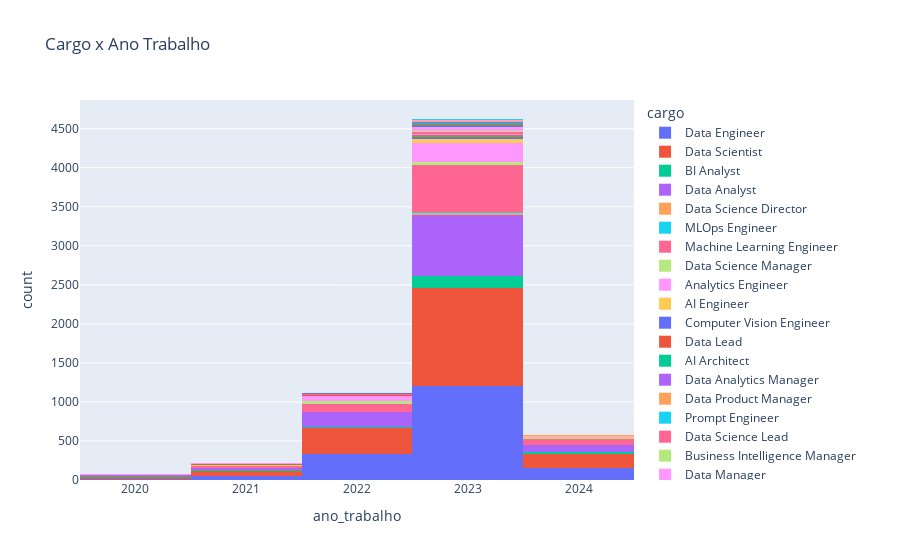

Write notebook code for a chart like this one.
### Code cell
fig = px.histogram(df_ds_salaries, x='ano_trabalho', color='cargo', title="Cargo x Ano Trabalho")

fig.show()

### Figure 1 — Plotly figure (JSON) as saved in the notebook; plotly's stock layout.template omitted (floating-point values rounded to 4 significant figures; data arrays with more than 128 entries replaced by an {"elided": "..."} marker saying what was removed)
{"data": [{"alignmentgroup": "True", "bingroup": "x", "hovertemplate": "cargo=Data Engineer<br>ano_trabalho=%{x}<br>count=%{y}<extra></extra>", "legendgroup": "Data Engineer", "marker": {"color": "#636efa", "pattern": {"shape": ""}}, "name": "Data Engineer", "offsetgroup": "Data Engineer", "orientation": "v", "showlegend": true, "type": "histogram", "x": {"elided": "1763 int values"}, "xaxis": "x", "yaxis": "y"}, {"alignmentgroup": "True", "bingroup": "x", "hovertemplate": "cargo=Data Scientist<br>ano_trabalho=%{x}<br>count=%{y}<extra></extra>", "legendgroup": "Data Scientist", "marker": {"color": "#EF553B", "pattern": {"shape": ""}}, "name": "Data Scientist", "offsetgroup": "Data Scientist", "orientation": "v", "showlegend": true, "type": "histogram", "x": {"elided": "1863 int values"}, "xaxis": "x", "yaxis": "y"}, {"alignmentgroup": "True", "bingroup": "x", "hovertemplate": "cargo=BI Analyst<br>ano_trabalho=%{x}<br>count=%{y}<extra></extra>", "legendgroup": "BI Analyst", "marker": {"color": "#00cc96", "pattern": {"shape": ""}}, "name": "BI Analyst", "offsetgroup": "BI Analyst", "orientation": "v", "showlegend": true, "type": "histogram", "x": {"elided": "200 int values"}, "xaxis": "x", "yaxis": "y"}, {"alignmentgroup": "True", "bingroup": "x", "hovertemplate": "cargo=Data Analyst<br>ano_trabalho=%{x}<br>count=%{y}<extra></extra>", "legendgroup": "Data Analyst", "marker": {"color": "#ab63fa", "pattern": {"shape": ""}}, "name": "Data Analyst", "offsetgroup": "Data Analyst", "orientation": "v", "showlegend": true, "type": "histogram", "x": {"elided": "1091 int values"}, "xaxis": "x", "yaxis": "y"}, {"alignmentgroup": "True", "bingroup": "x", "hovertemplate": "cargo=Data Science Director<br>ano_trabalho=%{x}<br>count=%{y}<extra></extra>", "legendgroup": "Data Science Director", "marker": {"color": "#FFA15A", "pattern": {"shape": ""}}, "name": "Data Science Director", "offsetgroup": "Data Science Director", "orientation": "v", "showlegend": true, "type": "histogram", "x": [2024, 2024, 2024, 2023, 2023, 2023, 2023, 2023, 2023, 2023, 2023, 2023, 2023, 2023, 2023, 2023, 2023, 2023, 2023, 2023, 2023, 2023, 2023, 2023, 2023, 2023, 2022, 2022, 2021, 2021, 2021, 2021, 2021, 2020, 2020], "xaxis": "x", "yaxis": "y"}, {"alignmentgroup": "True", "bingroup": "x", "hovertemplate": "cargo=MLOps Engineer<br>ano_trabalho=%{x}<br>count=%{y}<extra></extra>", "legendgroup": "MLOps Engineer", "marker": {"color": "#19d3f3", "pattern": {"shape": ""}}, "name": "MLOps Engineer", "offsetgroup": "MLOps Engineer", "orientation": "v", "showlegend": true, "type": "histogram", "x": [2024, 2024, 2023, 2023, 2023, 2023, 2023, 2023, 2023, 2023, 2023, 2023, 2023, 2022, 2022], "xaxis": "x", "yaxis": "y"}, {"alignmentgroup": "True", "bingroup": "x", "hovertemplate": "cargo=Machine Learning Engineer<br>ano_trabalho=%{x}<br>count=%{y}<extra></extra>", "legendgroup": "Machine Learning Engineer", "marker": {"color": "#FF6692", "pattern": {"shape": ""}}, "name": "Machine Learning Engineer", "offsetgroup": "Machine Learning Engineer", "orientation": "v", "showlegend": true, "type": "histogram", "x": {"elided": "820 int values"}, "xaxis": "x", "yaxis": "y"}, {"alignmentgroup": "True", "bingroup": "x", "hovertemplate": "cargo=Data Science Manager<br>ano_trabalho=%{x}<br>count=%{y}<extra></extra>", "legendgroup": "Data Science Manager", "marker": {"color": "#B6E880", "pattern": {"shape": ""}}, "name": "Data Science Manager", "offsetgroup": "Data Science Manager", "orientation": "v", "showlegend": true, "type": "histogram", "x": [2024, 2024, 2024, 2024, 2023, 2023, 2023, 2023, 2023, 2023, 2023, 2023, 2023, 2023, 2023, 2023, 2023, 2023, 2023, 2023, 2023, 2023, 2023, 2023, 2023, 2023, 2023, 2023, 2023, 2023, 2023, 2023, 2023, 2023, 2023, 2023, 2023, 2023, 2023, 2023, 2023, 2023, 2023, 2023, 2023, 2023, 2023, 2023, 2023, 2022, 2022, 2022, 2022, 2022, 2022, 2022, 2022, 2022, 2022, 2022, 2022, 2022, 2022, 2022, 2022, 2022, 2022, 2022, 2022, 2022, 2022, 2022, 2022, 2022, 2022, 2022, 2022, 2022, 2022, 2021, 2021, 2021, 2021, 2021, 2021, 2020], "xaxis": "x", "yaxis": "y"}, {"alignmentgroup": "True", "bingroup": "x", "hovertemplate": "cargo=Analytics Engineer<br>ano_trabalho=%{x}<br>count=%{y}<extra></extra>", "legendgroup": "Analytics Engineer", "marker": {"color": "#FF97FF", "pattern": {"shape": ""}}, "name": "Analytics Engineer", "offsetgroup": "Analytics Engineer", "orientation": "v", "showlegend": true, "type": "histogram", "x": {"elided": "320 int values"}, "xaxis": "x", "yaxis": "y"}, {"alignmentgroup": "True", "bingroup": "x", "hovertemplate": "cargo=AI Engineer<br>ano_trabalho=%{x}<br>count=%{y}<extra></extra>", "legendgroup": "AI Engineer", "marker": {"color": "#FECB52", "pattern": {"shape": ""}}, "name": "AI Engineer", "offsetgroup": "AI Engineer", "orientation": "v", "showlegend": true, "type": "histogram", "x": [2024, 2024, 2024, 2024, 2023, 2023, 2023, 2023, 2023, 2023, 2023, 2023, 2023, 2023, 2023, 2023, 2023, 2023, 2023, 2023, 2023, 2023, 2023, 2023, 2023, 2023, 2023, 2023, 2023, 2023, 2023, 2023, 2023, 2023, 2023, 2023, 2023, 2023, 2023, 2023, 2023, 2023, 2023, 2023, 2023, 2023, 2023, 2023], "xaxis": "x", "yaxis": "y"}, {"alignmentgroup": "True", "bingroup": "x", "hovertemplate": "cargo=Computer Vision Engineer<br>ano_trabalho=%{x}<br>count=%{y}<extra></extra>", "legendgroup": "Computer Vision Engineer", "marker": {"color": "#636efa", "pattern": {"shape": ""}}, "name": "Computer Vision Engineer", "offsetgroup": "Computer Vision Engineer", "orientation": "v", "showlegend": true, "type": "histogram", "x": [2024, 2024, 2023, 2023, 2023, 2023, 2023, 2023, 2023, 2023, 2023, 2023, 2023, 2023, 2023, 2023, 2023, 2023, 2023, 2023, 2023, 2022, 2022, 2022, 2021, 2021, 2021, 2020], "xaxis": "x", "yaxis": "y"}, {"alignmentgroup": "True", "bingroup": "x", "hovertemplate": "cargo=Data Lead<br>ano_trabalho=%{x}<br>count=%{y}<extra></extra>", "legendgroup": "Data Lead", "marker": {"color": "#EF553B", "pattern": {"shape": ""}}, "name": "Data Lead", "offsetgroup": "Data Lead", "orientation": "v", "showlegend": true, "type": "histogram", "x": [2024, 2024, 2023, 2023, 2023, 2023, 2023, 2023, 2023, 2023, 2023, 2023, 2023, 2023, 2023, 2023], "xaxis": "x", "yaxis": "y"}, {"alignmentgroup": "True", "bingroup": "x", "hovertemplate": "cargo=AI Architect<br>ano_trabalho=%{x}<br>count=%{y}<extra></extra>", "legendgroup": "AI Architect", "marker": {"color": "#00cc96", "pattern": {"shape": ""}}, "name": "AI Architect", "offsetgroup": "AI Architect", "orientation": "v", "showlegend": true, "type": "histogram", "x": [2024, 2024, 2024, 2024, 2023, 2023, 2023, 2023, 2023, 2023], "xaxis": "x", "yaxis": "y"}, {"alignmentgroup": "True", "bingroup": "x", "hovertemplate": "cargo=Data Analytics Manager<br>ano_trabalho=%{x}<br>count=%{y}<extra></extra>", "legendgroup": "Data Analytics Manager", "marker": {"color": "#ab63fa", "pattern": {"shape": ""}}, "name": "Data Analytics Manager", "offsetgroup": "Data Analytics Manager", "orientation": "v", "showlegend": true, "type": "histogram", "x": [2024, 2024, 2023, 2023, 2023, 2023, 2023, 2023, 2023, 2023, 2023, 2023, 2023, 2023, 2023, 2023, 2023, 2023, 2023, 2023, 2023, 2022, 2022, 2022, 2022, 2022, 2022, 2022, 2021, 2021, 2021], "xaxis": "x", "yaxis": "y"}, {"alignmentgroup": "True", "bingroup": "x", "hovertemplate": "cargo=Data Product Manager<br>ano_trabalho=%{x}<br>count=%{y}<extra></extra>", "legendgroup": "Data Product Manager", "marker": {"color": "#FFA15A", "pattern": {"shape": ""}}, "name": "Data Product Manager", "offsetgroup": "Data Product Manager", "orientation": "v", "showlegend": true, "type": "histogram", "x": [2024, 2024, 2023, 2023, 2023, 2023, 2023, 2023, 2023, 2023, 2023, 2023], "xaxis": "x", "yaxis": "y"}, {"alignmentgroup": "True", "bingroup": "x", "hovertemplate": "cargo=Prompt Engineer<br>ano_trabalho=%{x}<br>count=%{y}<extra></extra>", "legendgroup": "Prompt Engineer", "marker": {"color": "#19d3f3", "pattern": {"shape": ""}}, "name": "Prompt Engineer", "offsetgroup": "Prompt Engineer", "orientation": "v", "showlegend": true, "type": "histogram", "x": [2023, 2023, 2023, 2023], "xaxis": "x", "yaxis": "y"}, {"alignmentgroup": "True", "bingroup": "x", "hovertemplate": "cargo=Data Science Lead<br>ano_trabalho=%{x}<br>count=%{y}<extra></extra>", "legendgroup": "Data Science Lead", "marker": {"color": "#FF6692", "pattern": {"shape": ""}}, "name": "Data Science Lead", "offsetgroup": "Data Science Lead", "orientation": "v", "showlegend": true, "type": "histogram", "x": [2023, 2023, 2023, 2023, 2023, 2023, 2023, 2023, 2023, 2023, 2023, 2023, 2023, 2023, 2023, 2023, 2023, 2023, 2023, 2023, 2022, 2021], "xaxis": "x", "yaxis": "y"}, {"alignmentgroup": "True", "bingroup": "x", "hovertemplate": "cargo=Business Intelligence Manager<br>ano_trabalho=%{x}<br>count=%{y}<extra></extra>", "legendgroup": "Business Intelligence Manager", "marker": {"color": "#B6E880", "pattern": {"shape": ""}}, "name": "Business Intelligence Manager", "offsetgroup": "Business Intelligence Manager", "orientation": "v", "showlegend": true, "type": "histogram", "x": [2023, 2023, 2023, 2023, 2023, 2023], "xaxis": "x", "yaxis": "y"}, {"alignmentgroup": "True", "bingroup": "x", "hovertemplate": "cargo=Data Manager<br>ano_trabalho=%{x}<br>count=%{y}<extra></extra>", "legendgroup": "Data Manager", "marker": {"color": "#FF97FF", "pattern": {"shape": ""}}, "name": "Data Manager", "offsetgroup": "Data Manager", "orientation": "v", "showlegend": true, "type": "histogram", "x": [2023, 2023, 2023, 2023, 2023, 2023, 2023, 2023, 2023, 2023, 2023, 2023, 2023, 2023, 2023, 2023, 2023, 2023, 2023, 2023, 2023, 2023, 2023, 2023, 2023, 2023, 2023, 2023, 2023, 2023, 2023, 2023, 2023, 2023, 2023, 2023, 2023, 2023, 2023, 2023, 2023, 2023, 2023, 2023, 2023, 2023, 2023, 2023, 2023, 2023, 2023, 2023, 2023, 2023, 2023, 2023, 2023, 2023, 2022, 2022, 2022, 2022, 2022], "xaxis": "x", "yaxis": "y"}, {"alignmentgroup": "True", "bingroup": "x", "hovertemplate": "cargo=Data Analytics Lead<br>ano_trabalho=%{x}<br>count=%{y}<extra></extra>", "legendgroup": "Data Analytics Lead", "marker": {"color": "#FECB52", "pattern": {"shape": ""}}, "name": "Data Analytics Lead", "offsetgroup": "Data Analytics Lead", "orientation": "v", "showlegend": true, "type": "histogram", "x": [2023, 2023, 2023, 2023, 2023, 2022], "xaxis": "x", "yaxis": "y"}, {"alignmentgroup": "True", "bingroup": "x", "hovertemplate": "cargo=NLP Engineer<br>ano_trabalho=%{x}<br>count=%{y}<extra></extra>", "legendgroup": "NLP Engineer", "marker": {"color": "#636efa", "pattern": {"shape": ""}}, "name": "NLP Engineer", "offsetgroup": "NLP Engineer", "orientation": "v", "showlegend": true, "type": "histogram", "x": [2023, 2023, 2023, 2023, 2023, 2023, 2023, 2023, 2023, 2023, 2023, 2023, 2023, 2022, 2022], "xaxis": "x", "yaxis": "y"}, {"alignmentgroup": "True", "bingroup": "x", "hovertemplate": "cargo=AI Scientist<br>ano_trabalho=%{x}<br>count=%{y}<extra></extra>", "legendgroup": "AI Scientist", "marker": {"color": "#EF553B", "pattern": {"shape": ""}}, "name": "AI Scientist", "offsetgroup": "AI Scientist", "orientation": "v", "showlegend": true, "type": "histogram", "x": [2023, 2023, 2023, 2023, 2023, 2023, 2023, 2023, 2023, 2023, 2022, 2022, 2022, 2022, 2022, 2022, 2022, 2022, 2021, 2021, 2021, 2020], "xaxis": "x", "yaxis": "y"}, {"alignmentgroup": "True", "bingroup": "x", "hovertemplate": "cargo=Head of Data<br>ano_trabalho=%{x}<br>count=%{y}<extra></extra>", "legendgroup": "Head of Data", "marker": {"color": "#00cc96", "pattern": {"shape": ""}}, "name": "Head of Data", "offsetgroup": "Head of Data", "orientation": "v", "showlegend": true, "type": "histogram", "x": [2023, 2023, 2023, 2023, 2023, 2023, 2023, 2023, 2023, 2023, 2023, 2023, 2023, 2023, 2023, 2023, 2023, 2023, 2023, 2023, 2023, 2022, 2022, 2022, 2022, 2021, 2021, 2021], "xaxis": "x", "yaxis": "y"}, {"alignmentgroup": "True", "bingroup": "x", "hovertemplate": "cargo=AI Developer<br>ano_trabalho=%{x}<br>count=%{y}<extra></extra>", "legendgroup": "AI Developer", "marker": {"color": "#ab63fa", "pattern": {"shape": ""}}, "name": "AI Developer", "offsetgroup": "AI Developer", "orientation": "v", "showlegend": true, "type": "histogram", "x": [2023, 2023, 2023, 2023, 2023, 2023, 2023, 2023, 2023, 2023, 2023, 2023, 2023, 2023, 2023, 2023, 2023, 2022], "xaxis": "x", "yaxis": "y"}, {"alignmentgroup": "True", "bingroup": "x", "hovertemplate": "cargo=Data Science Head<br>ano_trabalho=%{x}<br>count=%{y}<extra></extra>", "legendgroup": "Data Science Head", "marker": {"color": "#FFA15A", "pattern": {"shape": ""}}, "name": "Data Science Head", "offsetgroup": "Data Science Head", "orientation": "v", "showlegend": true, "type": "histogram", "x": [2023, 2023, 2023, 2023, 2023, 2023, 2023, 2023, 2023, 2023, 2022, 2022, 2022, 2021, 2021], "xaxis": "x", "yaxis": "y"}, {"alignmentgroup": "True", "bingroup": "x", "hovertemplate": "cargo=Machine Learning Manager<br>ano_trabalho=%{x}<br>count=%{y}<extra></extra>", "legendgroup": "Machine Learning Manager", "marker": {"color": "#19d3f3", "pattern": {"shape": ""}}, "name": "Machine Learning Manager", "offsetgroup": "Machine Learning Manager", "orientation": "v", "showlegend": true, "type": "histogram", "x": [2023, 2022, 2022, 2020], "xaxis": "x", "yaxis": "y"}, {"alignmentgroup": "True", "bingroup": "x", "hovertemplate": "cargo=AI Research Engineer<br>ano_trabalho=%{x}<br>count=%{y}<extra></extra>", "legendgroup": "AI Research Engineer", "marker": {"color": "#FF6692", "pattern": {"shape": ""}}, "name": "AI Research Engineer", "offsetgroup": "AI Research Engineer", "orientation": "v", "showlegend": true, "type": "histogram", "x": [2023, 2023, 2023, 2023, 2022], "xaxis": "x", "yaxis": "y"}, {"alignmentgroup": "True", "bingroup": "x", "hovertemplate": "cargo=AWS Data Architect<br>ano_trabalho=%{x}<br>count=%{y}<extra></extra>", "legendgroup": "AWS Data Architect", "marker": {"color": "#B6E880", "pattern": {"shape": ""}}, "name": "AWS Data Architect", "offsetgroup": "AWS Data Architect", "orientation": "v", "showlegend": true, "type": "histogram", "x": [2023], "xaxis": "x", "yaxis": "y"}, {"alignmentgroup": "True", "bingroup": "x", "hovertemplate": "cargo=Lead Data Analyst<br>ano_trabalho=%{x}<br>count=%{y}<extra></extra>", "legendgroup": "Lead Data Analyst", "marker": {"color": "#FF97FF", "pattern": {"shape": ""}}, "name": "Lead Data Analyst", "offsetgroup": "Lead Data Analyst", "orientation": "v", "showlegend": true, "type": "histogram", "x": [2023, 2023, 2021, 2021, 2020], "xaxis": "x", "yaxis": "y"}, {"alignmentgroup": "True", "bingroup": "x", "hovertemplate": "cargo=Lead Data Scientist<br>ano_trabalho=%{x}<br>count=%{y}<extra></extra>", "legendgroup": "Lead Data Scientist", "marker": {"color": "#FECB52", "pattern": {"shape": ""}}, "name": "Lead Data Scientist", "offsetgroup": "Lead Data Scientist", "orientation": "v", "showlegend": true, "type": "histogram", "x": [2023, 2022, 2022, 2022, 2022, 2022, 2022, 2021, 2020, 2020], "xaxis": "x", "yaxis": "y"}, {"alignmentgroup": "True", "bingroup": "x", "hovertemplate": "cargo=Data Analyst Lead<br>ano_trabalho=%{x}<br>count=%{y}<extra></extra>", "legendgroup": "Data Analyst Lead", "marker": {"color": "#636efa", "pattern": {"shape": ""}}, "name": "Data Analyst Lead", "offsetgroup": "Data Analyst Lead", "orientation": "v", "showlegend": true, "type": "histogram", "x": [2023], "xaxis": "x", "yaxis": "y"}, {"alignmentgroup": "True", "bingroup": "x", "hovertemplate": "cargo=AI Programmer<br>ano_trabalho=%{x}<br>count=%{y}<extra></extra>", "legendgroup": "AI Programmer", "marker": {"color": "#EF553B", "pattern": {"shape": ""}}, "name": "AI Programmer", "offsetgroup": "AI Programmer", "orientation": "v", "showlegend": true, "type": "histogram", "x": [2023, 2023, 2023, 2023, 2023, 2022], "xaxis": "x", "yaxis": "y"}, {"alignmentgroup": "True", "bingroup": "x", "hovertemplate": "cargo=AI Product Manager<br>ano_trabalho=%{x}<br>count=%{y}<extra></extra>", "legendgroup": "AI Product Manager", "marker": {"color": "#00cc96", "pattern": {"shape": ""}}, "name": "AI Product Manager", "offsetgroup": "AI Product Manager", "orientation": "v", "showlegend": true, "type": "histogram", "x": [2023], "xaxis": "x", "yaxis": "y"}, {"alignmentgroup": "True", "bingroup": "x", "hovertemplate": "cargo=Lead Machine Learning Engineer<br>ano_trabalho=%{x}<br>count=%{y}<extra></extra>", "legendgroup": "Lead Machine Learning Engineer", "marker": {"color": "#ab63fa", "pattern": {"shape": ""}}, "name": "Lead Machine Learning Engineer", "offsetgroup": "Lead Machine Learning Engineer", "orientation": "v", "showlegend": true, "type": "histogram", "x": [2023, 2022, 2022, 2022], "xaxis": "x", "yaxis": "y"}, {"alignmentgroup": "True", "bingroup": "x", "hovertemplate": "cargo=Data Quality Manager<br>ano_trabalho=%{x}<br>count=%{y}<extra></extra>", "legendgroup": "Data Quality Manager", "marker": {"color": "#FFA15A", "pattern": {"shape": ""}}, "name": "Data Quality Manager", "offsetgroup": "Data Quality Manager", "orientation": "v", "showlegend": true, "type": "histogram", "x": [2023, 2023], "xaxis": "x", "yaxis": "y"}, {"alignmentgroup": "True", "bingroup": "x", "hovertemplate": "cargo=Data Product Owner<br>ano_trabalho=%{x}<br>count=%{y}<extra></extra>", "legendgroup": "Data Product Owner", "marker": {"color": "#19d3f3", "pattern": {"shape": ""}}, "name": "Data Product Owner", "offsetgroup": "Data Product Owner", "orientation": "v", "showlegend": true, "type": "histogram", "x": [2023, 2023, 2023, 2023], "xaxis": "x", "yaxis": "y"}, {"alignmentgroup": "True", "bingroup": "x", "hovertemplate": "cargo=Analytics Engineering Manager<br>ano_trabalho=%{x}<br>count=%{y}<extra></extra>", "legendgroup": "Analytics Engineering Manager", "marker": {"color": "#FF6692", "pattern": {"shape": ""}}, "name": "Analytics Engineering Manager", "offsetgroup": "Analytics Engineering Manager", "orientation": "v", "showlegend": true, "type": "histogram", "x": [2023], "xaxis": "x", "yaxis": "y"}, {"alignmentgroup": "True", "bingroup": "x", "hovertemplate": "cargo=Autonomous Vehicle Technician<br>ano_trabalho=%{x}<br>count=%{y}<extra></extra>", "legendgroup": "Autonomous Vehicle Technician", "marker": {"color": "#B6E880", "pattern": {"shape": ""}}, "name": "Autonomous Vehicle Technician", "offsetgroup": "Autonomous Vehicle Technician", "orientation": "v", "showlegend": true, "type": "histogram", "x": [2023, 2021], "xaxis": "x", "yaxis": "y"}, {"alignmentgroup": "True", "bingroup": "x", "hovertemplate": "cargo=Computer Vision Software Engineer<br>ano_trabalho=%{x}<br>count=%{y}<extra></extra>", "legendgroup": "Computer Vision Software Engineer", "marker": {"color": "#FF97FF", "pattern": {"shape": ""}}, "name": "Computer Vision Software Engineer", "offsetgroup": "Computer Vision Software Engineer", "orientation": "v", "showlegend": true, "type": "histogram", "x": [2023, 2022, 2021, 2021, 2021], "xaxis": "x", "yaxis": "y"}, {"alignmentgroup": "True", "bingroup": "x", "hovertemplate": "cargo=Manager Data Management<br>ano_trabalho=%{x}<br>count=%{y}<extra></extra>", "legendgroup": "Manager Data Management", "marker": {"color": "#FECB52", "pattern": {"shape": ""}}, "name": "Manager Data Management", "offsetgroup": "Manager Data Management", "orientation": "v", "showlegend": true, "type": "histogram", "x": [2022], "xaxis": "x", "yaxis": "y"}, {"alignmentgroup": "True", "bingroup": "x", "hovertemplate": "cargo=Data Science Tech Lead<br>ano_trabalho=%{x}<br>count=%{y}<extra></extra>", "legendgroup": "Data Science Tech Lead", "marker": {"color": "#636efa", "pattern": {"shape": ""}}, "name": "Data Science Tech Lead", "offsetgroup": "Data Science Tech Lead", "orientation": "v", "showlegend": true, "type": "histogram", "x": [2022], "xaxis": "x", "yaxis": "y"}, {"alignmentgroup": "True", "bingroup": "x", "hovertemplate": "cargo=Data Scientist Lead<br>ano_trabalho=%{x}<br>count=%{y}<extra></extra>", "legendgroup": "Data Scientist Lead", "marker": {"color": "#EF553B", "pattern": {"shape": ""}}, "name": "Data Scientist Lead", "offsetgroup": "Data Scientist Lead", "orientation": "v", "showlegend": true, "type": "histogram", "x": [2022, 2022], "xaxis": "x", "yaxis": "y"}, {"alignmentgroup": "True", "bingroup": "x", "hovertemplate": "cargo=Lead Data Engineer<br>ano_trabalho=%{x}<br>count=%{y}<extra></extra>", "legendgroup": "Lead Data Engineer", "marker": {"color": "#00cc96", "pattern": {"shape": ""}}, "name": "Lead Data Engineer", "offsetgroup": "Lead Data Engineer", "orientation": "v", "showlegend": true, "type": "histogram", "x": [2022, 2021, 2021, 2021, 2020, 2020], "xaxis": "x", "yaxis": "y"}, {"alignmentgroup": "True", "bingroup": "x", "hovertemplate": "cargo=Cloud Data Architect<br>ano_trabalho=%{x}<br>count=%{y}<extra></extra>", "legendgroup": "Cloud Data Architect", "marker": {"color": "#ab63fa", "pattern": {"shape": ""}}, "name": "Cloud Data Architect", "offsetgroup": "Cloud Data Architect", "orientation": "v", "showlegend": true, "type": "histogram", "x": [2021], "xaxis": "x", "yaxis": "y"}], "layout": {"barmode": "relative", "legend": {"title": {"text": "cargo"}, "tracegroupgap": 0}, "title": {"text": "Cargo x Ano Trabalho"}, "xaxis": {"anchor": "y", "domain": [0, 1], "title": {"text": "ano_trabalho"}}, "yaxis": {"anchor": "x", "domain": [0, 1], "title": {"text": "count"}}}}
